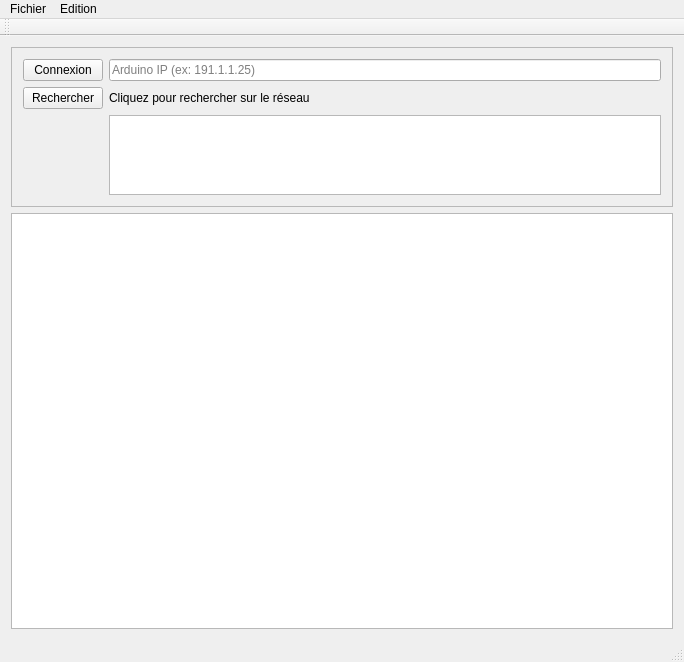
<?xml version="1.0" encoding="UTF-8"?>
<ui version="4.0">
 <class>MainWindow</class>
 <widget class="QMainWindow" name="MainWindow">
  <property name="geometry">
   <rect>
    <x>0</x>
    <y>0</y>
    <width>684</width>
    <height>662</height>
   </rect>
  </property>
  <property name="windowTitle">
   <string>Arduino Administrator</string>
  </property>
  <widget class="QWidget" name="centralWidget">
   <layout class="QVBoxLayout" name="verticalLayout_2">
    <item>
     <widget class="QFrame" name="frame">
      <property name="sizePolicy">
       <sizepolicy hsizetype="Preferred" vsizetype="Fixed">
        <horstretch>0</horstretch>
        <verstretch>1</verstretch>
       </sizepolicy>
      </property>
      <property name="frameShape">
       <enum>QFrame::StyledPanel</enum>
      </property>
      <property name="frameShadow">
       <enum>QFrame::Raised</enum>
      </property>
      <layout class="QGridLayout" name="gridLayout">
       <item row="2" column="1">
        <widget class="QListWidget" name="listWidget">
         <property name="maximumSize">
          <size>
           <width>16777215</width>
           <height>80</height>
          </size>
         </property>
        </widget>
       </item>
       <item row="0" column="1">
        <widget class="QLineEdit" name="lineEdit">
         <property name="placeholderText">
          <string>Arduino IP (ex: 191.1.1.25)</string>
         </property>
        </widget>
       </item>
       <item row="0" column="0">
        <widget class="QPushButton" name="pushButton_connect">
         <property name="text">
          <string>Connexion</string>
         </property>
        </widget>
       </item>
       <item row="1" column="0">
        <widget class="QPushButton" name="pushButton_findArduino">
         <property name="text">
          <string>Rechercher</string>
         </property>
        </widget>
       </item>
       <item row="1" column="1">
        <widget class="QLabel" name="label_connection_status">
         <property name="text">
          <string>Cliquez pour rechercher sur le réseau</string>
         </property>
        </widget>
       </item>
      </layout>
     </widget>
    </item>
    <item>
     <widget class="QEquipmentView" name="graphicsView"/>
    </item>
   </layout>
  </widget>
  <widget class="QStatusBar" name="statusBar"/>
  <widget class="QToolBar" name="toolBar">
   <property name="windowTitle">
    <string>toolBar</string>
   </property>
   <attribute name="toolBarArea">
    <enum>TopToolBarArea</enum>
   </attribute>
   <attribute name="toolBarBreak">
    <bool>false</bool>
   </attribute>
  </widget>
  <widget class="QMenuBar" name="menuBar">
   <property name="geometry">
    <rect>
     <x>0</x>
     <y>0</y>
     <width>684</width>
     <height>18</height>
    </rect>
   </property>
   <widget class="QMenu" name="menuFichier">
    <property name="title">
     <string>Fichier</string>
    </property>
    <addaction name="actionNouveau"/>
    <addaction name="separator"/>
    <addaction name="actionOuvrir"/>
    <addaction name="actionSauvegrader_sous"/>
    <addaction name="separator"/>
    <addaction name="actionQuitter"/>
   </widget>
   <widget class="QMenu" name="menuEdition">
    <property name="title">
     <string>Edition</string>
    </property>
    <addaction name="actionSupprimer"/>
   </widget>
   <addaction name="menuFichier"/>
   <addaction name="menuEdition"/>
  </widget>
  <action name="actionSauvegrader_sous">
   <property name="text">
    <string>Sauvegrader sous...</string>
   </property>
  </action>
  <action name="actionQuitter">
   <property name="text">
    <string>Quitter</string>
   </property>
  </action>
  <action name="actionOuvrir">
   <property name="text">
    <string>Ouvrir...</string>
   </property>
  </action>
  <action name="actionSupprimer">
   <property name="text">
    <string>Supprimer</string>
   </property>
  </action>
  <action name="actionNouveau">
   <property name="text">
    <string>Nouveau</string>
   </property>
  </action>
 </widget>
 <layoutdefault spacing="6" margin="11"/>
 <customwidgets>
  <customwidget>
   <class>QEquipmentView</class>
   <extends>QGraphicsView</extends>
   <header>app/QEquipmentView.h</header>
  </customwidget>
 </customwidgets>
 <resources/>
 <connections/>
</ui>
